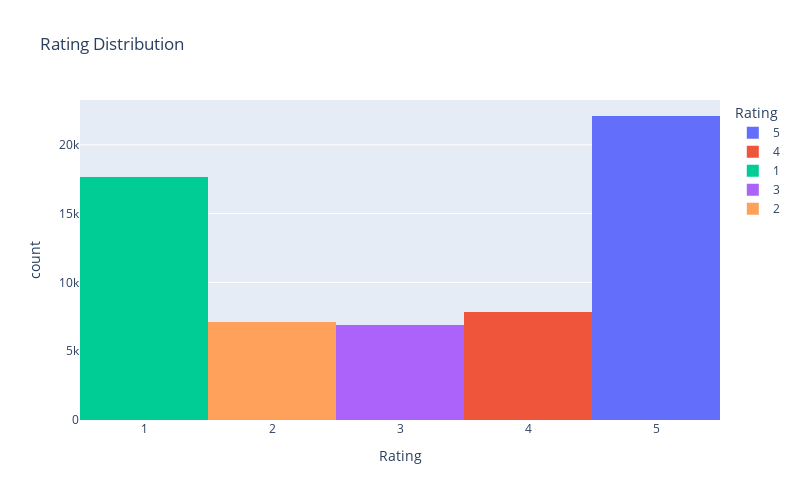

Notebook cell for this chart:
### Markdown cell above
eda

### Code cell
fig=px.histogram(data,x="Rating",color="Rating",title="Rating Distribution",width=800,height=500)
iplot(fig)

### Figure 1 — Plotly figure (JSON) as saved in the notebook; plotly's stock layout.template omitted (floating-point values rounded to 4 significant figures; data arrays with more than 128 entries replaced by an {"elided": "..."} marker saying what was removed)
{"data": [{"alignmentgroup": "True", "bingroup": "x", "hovertemplate": "Rating=%{x}<br>count=%{y}<extra></extra>", "legendgroup": "5", "marker": {"color": "#636efa", "pattern": {"shape": ""}}, "name": "5", "offsetgroup": "5", "orientation": "v", "showlegend": true, "type": "histogram", "x": {"elided": "22095 int values"}, "xaxis": "x", "yaxis": "y"}, {"alignmentgroup": "True", "bingroup": "x", "hovertemplate": "Rating=%{x}<br>count=%{y}<extra></extra>", "legendgroup": "4", "marker": {"color": "#EF553B", "pattern": {"shape": ""}}, "name": "4", "offsetgroup": "4", "orientation": "v", "showlegend": true, "type": "histogram", "x": {"elided": "7842 int values"}, "xaxis": "x", "yaxis": "y"}, {"alignmentgroup": "True", "bingroup": "x", "hovertemplate": "Rating=%{x}<br>count=%{y}<extra></extra>", "legendgroup": "1", "marker": {"color": "#00cc96", "pattern": {"shape": ""}}, "name": "1", "offsetgroup": "1", "orientation": "v", "showlegend": true, "type": "histogram", "x": {"elided": "17653 int values"}, "xaxis": "x", "yaxis": "y"}, {"alignmentgroup": "True", "bingroup": "x", "hovertemplate": "Rating=%{x}<br>count=%{y}<extra></extra>", "legendgroup": "3", "marker": {"color": "#ab63fa", "pattern": {"shape": ""}}, "name": "3", "offsetgroup": "3", "orientation": "v", "showlegend": true, "type": "histogram", "x": {"elided": "6886 int values"}, "xaxis": "x", "yaxis": "y"}, {"alignmentgroup": "True", "bingroup": "x", "hovertemplate": "Rating=%{x}<br>count=%{y}<extra></extra>", "legendgroup": "2", "marker": {"color": "#FFA15A", "pattern": {"shape": ""}}, "name": "2", "offsetgroup": "2", "orientation": "v", "showlegend": true, "type": "histogram", "x": {"elided": "7118 int values"}, "xaxis": "x", "yaxis": "y"}], "layout": {"barmode": "relative", "height": 500, "legend": {"title": {"text": "Rating"}, "tracegroupgap": 0}, "title": {"text": "Rating Distribution"}, "width": 800, "xaxis": {"anchor": "y", "categoryarray": [5, 4, 1, 3, 2], "categoryorder": "array", "domain": [0, 1], "title": {"text": "Rating"}}, "yaxis": {"anchor": "x", "domain": [0, 1], "title": {"text": "count"}}}}
